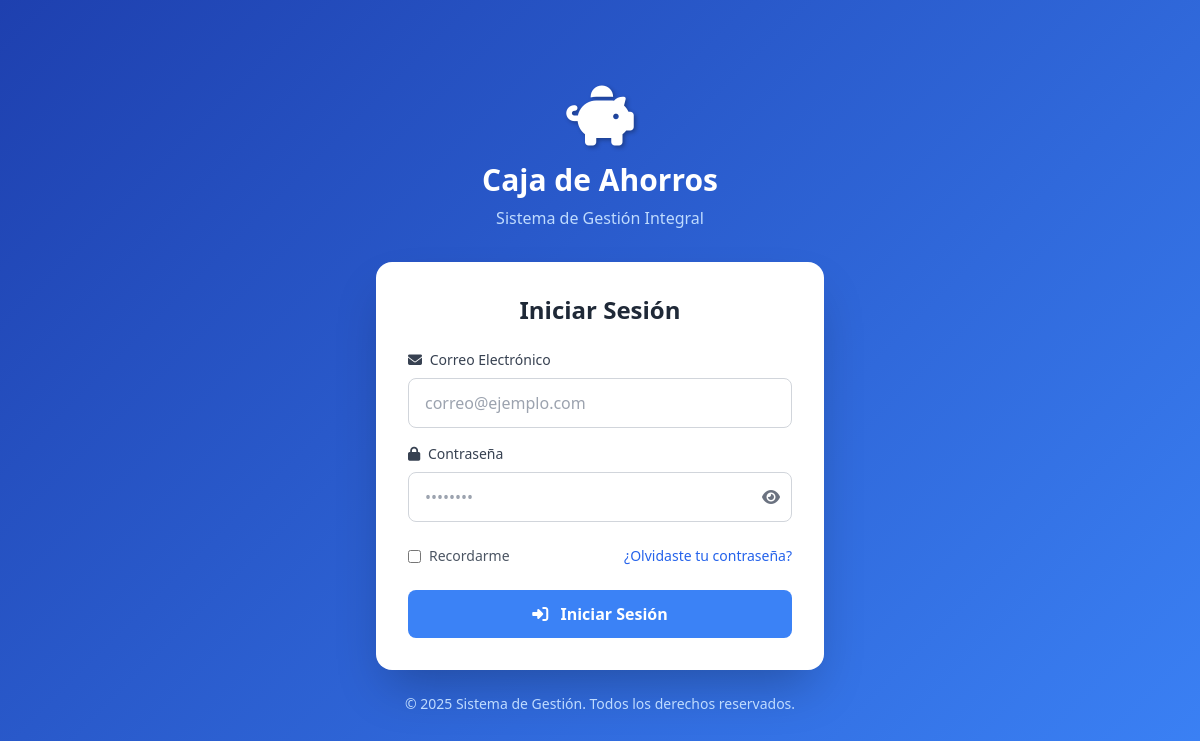
Before: / with the older database file.
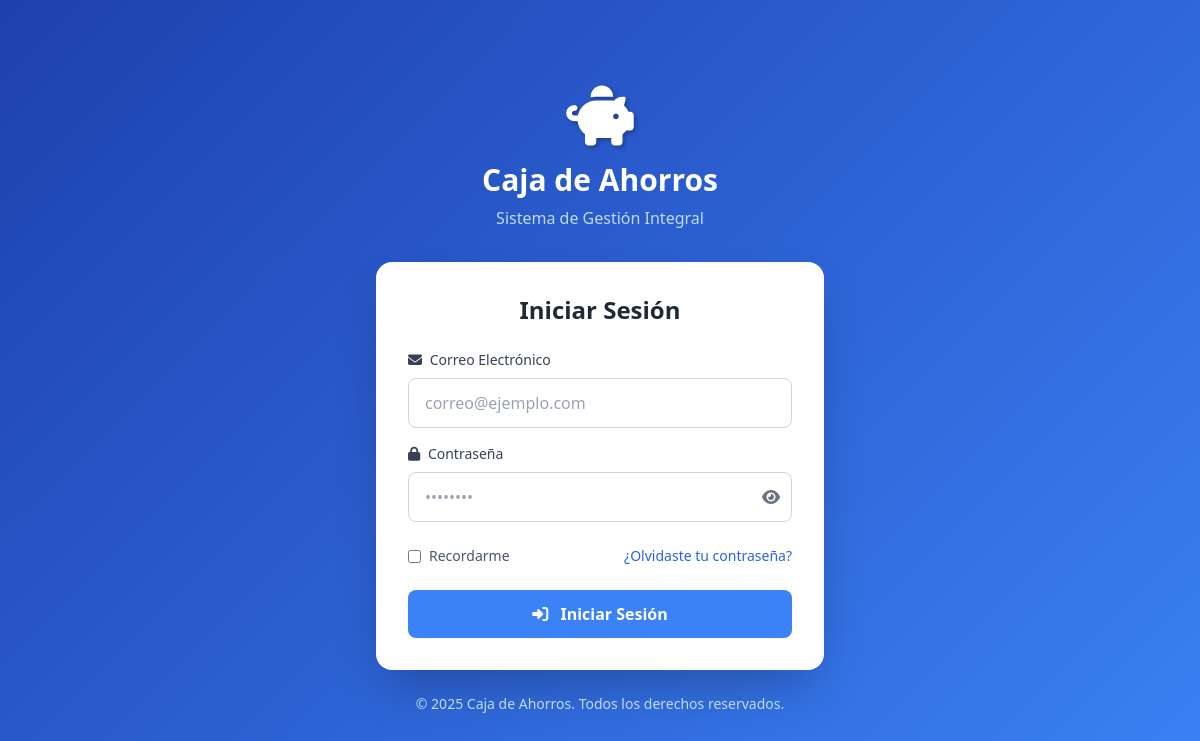
After: the same page with the newer database file.
### tables this page shows
CREATE TABLE IF NOT EXISTS configuraciones (
    id INT AUTO_INCREMENT PRIMARY KEY,
    clave VARCHAR(100) NOT NULL UNIQUE,
    valor TEXT,
    tipo VARCHAR(50) DEFAULT 'text',
    descripcion VARCHAR(255),
    created_at DATETIME DEFAULT CURRENT_TIMESTAMP,
    updated_at DATETIME DEFAULT CURRENT_TIMESTAMP ON UPDATE CURRENT_TIMESTAMP
);

### index.php (called while the page is built, shortened)
<?php
spl_autoload_register(function ($class) {
    $paths = [
        CORE_PATH . '/' . $class . '.php',
        APP_PATH . '/models/' . $class . '.php',
        APP_PATH . '/controllers/' . $class . '.php'
    ];
    foreach ($paths as $path) {
        if (file_exists($path)) {
            return;
        }
    }
});
require_once __DIR__ . '/config/routes.php';
$url = $_GET['url'] ?? '';
$router->dispatch($url);

### core/Database.php (called while the page is built, shortened)
<?php
class Database {
    private static $instance = null;
    private $connection;
    private function __construct() {
        try {
            $dsn = "mysql:host=" . DB_HOST . ";dbname=" . DB_NAME . ";charset=" . DB_CHARSET;
            $options = [
                PDO::ATTR_ERRMODE => PDO::ERRMODE_EXCEPTION,
                PDO::ATTR_DEFAULT_FETCH_MODE => PDO::FETCH_ASSOC,
                PDO::ATTR_EMULATE_PREPARES => false,
            ];
            $this->connection = new PDO($dsn, DB_USER, DB_PASS, $options);
        } catch (PDOException $e) {
            if (DEBUG_MODE) {
                die("Error de conexión: " . $e->getMessage());
            } else {
                die("Error de conexión a la base de datos");
            }
        }
    }
    public static function getInstance() {
        if (self::$instance === null) {
            self::$instance = new self();
        }
        return self::$instance;
    }
    public function query($sql, $params = []) {
        $stmt = $this->connection->prepare($sql);
        $stmt->execute($params);
        return $stmt;
    }
    public function fetch($sql, $params = []) {
        return $this->query($sql, $params)->fetch();
    }
}

### app/controllers/AuthController.php (called while the page is built, shortened)
<?php
require_once CORE_PATH . '/Controller.php';
class AuthController extends Controller {
    public function login() {
        $error = '';
        $email = '';
        $this->viewPartial('auth/login', [
            'error' => $error,
            'email' => $email,
            'csrf_token' => $this->csrf_token()
        ]);
    }
}

### core/helpers.php (called while the page is built, shortened)
<?php
function getConfig($key, $default = '') {
    try {
        $db = Database::getInstance();
        $result = $db->fetch(
            "SELECT valor FROM configuraciones WHERE clave = :clave",
            ['clave' => $key]
        );
        $value = $result['valor'] ?? $default;
        return $value;
    } catch (Exception $e) {
        return $default;
    }
}
function getSiteName() {
    return getConfig('nombre_sitio', APP_NAME);
}
function getLogo() {
    $logo = getConfig('logo', '');
    return '';
}

### app/views/auth/login.php (the view, shortened to what this page needs)
<?php
$siteName = getSiteName();
$logoUrl = getLogo();
$textoCopyright = getConfig('texto_copyright', '© ' . date('Y') . ' ' . APP_NAME . '. Todos los derechos reservados.');
?>
<!DOCTYPE html>
<html lang="es">
<head>
    <script src="https://cdn.tailwindcss.com"></script>
    <link rel="stylesheet" href="https://cdnjs.cloudflare.com/ajax/libs/font-awesome/6.4.0/css/all.min.css">
</head>
<body>
<div class="min-h-screen flex items-center justify-center login-gradient">
    <div class="max-w-md w-full mx-4">
        <div class="text-center mb-8">
            <?php if ($logoUrl): ?>
                <img src="<?= htmlspecialchars($logoUrl) ?>" alt="<?= htmlspecialchars($siteName) ?>" class="h-20 w-auto mx-auto mb-4">
            <?php else: ?>
                <i class="fas fa-piggy-bank text-6xl text-white mb-4" style="text-shadow: 2px 2px 4px rgba(0,0,0,0.3);"></i>
            <?php endif; ?>
            <h1 class="text-3xl font-bold text-white"><?= htmlspecialchars($siteName) ?></h1>
            <p class="text-blue-200 mt-2">Sistema de Gestión Integral</p>
        </div>
        <div class="bg-white rounded-2xl shadow-2xl p-8">
            <h2 class="text-2xl font-semibold text-gray-800 mb-6 text-center">Iniciar Sesión</h2>
            <form method="POST" action="<?= BASE_URL ?>/auth/login">
                <div class="mb-4">
                    <label for="email" class="block text-sm font-medium text-gray-700 mb-2">
                        <i class="fas fa-envelope mr-1"></i> Correo Electrónico
                    </label>
                    <input type="email" id="email" name="email" required
                           class="w-full px-4 py-3 border border-gray-300 rounded-lg focus:ring-2 focus:ring-blue-500 focus:border-transparent transition"
                           placeholder="correo@ejemplo.com"
                           value="<?= htmlspecialchars($email ?? '') ?>">
                </div>
                <div class="mb-6">
                    <label for="password" class="block text-sm font-medium text-gray-700 mb-2">
                        <i class="fas fa-lock mr-1"></i> Contraseña
                    </label>
                    <div class="relative" x-data="{ show: false }">
                        <input :type="show ? 'text' : 'password'" id="password" name="password" required
                               class="w-full px-4 py-3 border border-gray-300 rounded-lg focus:ring-2 focus:ring-blue-500 focus:border-transparent transition"
                               placeholder="••••••••">
                        <button type="button" @click="show = !show"
                                class="absolute right-3 top-1/2 transform -translate-y-1/2 text-gray-500 hover:text-gray-700">
                            <i :class="show ? 'fa-eye-slash' : 'fa-eye'" class="fas"></i>
                        </button>
                    </div>
                </div>
                <div class="flex items-center justify-between mb-6">
                    <label class="flex items-center">
                        <input type="checkbox" name="remember" class="rounded border-gray-300 text-blue-600 focus:ring-blue-500">
                        <span class="ml-2 text-sm text-gray-600">Recordarme</span>
                    </label>
                    <a href="<?= BASE_URL ?>/auth/forgot-password" class="text-sm text-blue-600 hover:text-blue-800">
                        ¿Olvidaste tu contraseña?
                    </a>
                </div>
                <button type="submit"
                        class="w-full py-3 px-4 btn-primary text-white font-semibold rounded-lg focus:ring-4 focus:ring-blue-200 transition">
                    <i class="fas fa-sign-in-alt mr-2"></i> Iniciar Sesión
                </button>
            </form>
        </div>
        <div class="text-center mt-6 text-blue-200 text-sm">
            <p><?= htmlspecialchars($textoCopyright) ?></p>
        </div>
    </div>
</div>
</body>
</html>

### core/Router.php (shortened to what this page needs)
<?php
class Router {
    private $routes = [];
    private $params = [];
    public function add($route, $params = []) {
        $route = preg_replace('/\//', '\\/', $route);
        $route = preg_replace('/\{([a-z]+)\}/', '(?P<\1>[a-z0-9-]+)', $route);
        $route = preg_replace('/\{([a-z]+):([^\}]+)\}/', '(?P<\1>\2)', $route);
        $route = '/^' . $route . '$/i';
        $this->routes[$route] = $params;
    }
    public function match($url) {
        foreach ($this->routes as $route => $params) {
            if (preg_match($route, $url, $matches)) {
                $this->params = $params;
                return true;
            }
        }
        return false;
    }
    public function dispatch($url) {
        $url = $this->removeQueryString($url);
        if ($this->match($url)) {
            $controller = $this->params['controller'];
            $controller = $this->convertToStudlyCaps($controller) . 'Controller';
            $controllerFile = APP_PATH . '/controllers/' . $controller . '.php';
            if (file_exists($controllerFile)) {
                $controllerObject = new $controller($this->params);
                $action = $this->params['action'] ?? 'index';
                $action = $this->convertToCamelCase($action);
                if (is_callable([$controllerObject, $action])) {
                    $controllerObject->$action();
                } else {
                    $this->error404("Método {$action} no encontrado en {$controller}");
                }
            } else {
                $this->error404("Controlador {$controller} no encontrado");
            }
        } else {
            $this->error404("Ruta no encontrada");
        }
    }
    protected function convertToStudlyCaps($string) {
        return str_replace(' ', '', ucwords(str_replace('-', ' ', $string)));
    }
    protected function convertToCamelCase($string) {
        return lcfirst($this->convertToStudlyCaps($string));
    }
    protected function removeQueryString($url) {
        return rtrim($url, '/');
    }
}

### core/Controller.php (shortened to what this page needs)
<?php
abstract class Controller {
    protected function viewPartial($view, $data = []) {
        extract($data);
        $viewFile = APP_PATH . '/views/' . $view . '.php';
        if (file_exists($viewFile)) {
            require $viewFile;
        } else {
            throw new Exception("Vista parcial {$view} no encontrada");
        }
    }
}

Changed rows visible on the page:
no longer on this page (row edited): configuraciones: valor "© 2025 Sistema de Gestión. Todos los derechos reservados."
Other visible differences:
$textoCopyright: (not shown) → "© 2025 Caja de Ahorros. Todos los derechos reservados."
